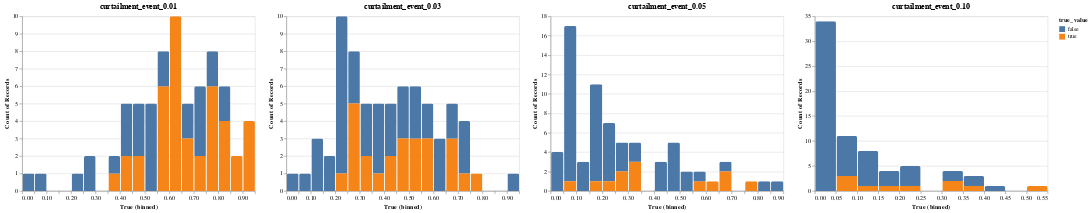

The code cell stored with this chart in its notebook:
### Code cell
charts = []
for col, p in predictions.items():
    c = alt.Chart(
        p, title=f"{col}",
    ).mark_bar(
        cornerRadiusTopLeft=3,
        cornerRadiusTopRight=3
    ).encode(
        alt.X("True", bin=alt.Bin(step=.05)),
        alt.Y("count(True)"),
        alt.Color("true_value"),
    )
    charts.append(c)
alt.hconcat(*charts)

### Figure 1 — Vega-Lite specification as saved in the notebook (floating-point values rounded to 4 significant figures)
{"config": {"view": {"continuousWidth": 400, "continuousHeight": 300}}, "hconcat": [{"data": {"name": "data-227065858402a653978b6e32eceb30ef"}, "mark": {"type": "bar", "cornerRadiusTopLeft": 3, "cornerRadiusTopRight": 3}, "encoding": {"color": {"type": "nominal", "field": "true_value"}, "x": {"type": "quantitative", "bin": {"step": 0.05}, "field": "True"}, "y": {"type": "quantitative", "aggregate": "count", "field": "True"}}, "title": "curtailment_event_0.01"}, {"data": {"name": "data-d655e7bd390f77cfbf6527a0874ab966"}, "mark": {"type": "bar", "cornerRadiusTopLeft": 3, "cornerRadiusTopRight": 3}, "encoding": {"color": {"type": "nominal", "field": "true_value"}, "x": {"type": "quantitative", "bin": {"step": 0.05}, "field": "True"}, "y": {"type": "quantitative", "aggregate": "count", "field": "True"}}, "title": "curtailment_event_0.03"}, {"data": {"name": "data-adc97b50cb4ac9af831f6ad2fcadb6d8"}, "mark": {"type": "bar", "cornerRadiusTopLeft": 3, "cornerRadiusTopRight": 3}, "encoding": {"color": {"type": "nominal", "field": "true_value"}, "x": {"type": "quantitative", "bin": {"step": 0.05}, "field": "True"}, "y": {"type": "quantitative", "aggregate": "count", "field": "True"}}, "title": "curtailment_event_0.05"}, {"data": {"name": "data-f862c9aa79772b0a0e23b85f383d4dec"}, "mark": {"type": "bar", "cornerRadiusTopLeft": 3, "cornerRadiusTopRight": 3}, "encoding": {"color": {"type": "nominal", "field": "true_value"}, "x": {"type": "quantitative", "bin": {"step": 0.05}, "field": "True"}, "y": {"type": "quantitative", "aggregate": "count", "field": "True"}}, "title": "curtailment_event_0.10"}], "$schema": "https://vega.github.io/schema/vega-lite/v4.8.1.json", "datasets": {"data-227065858402a653978b6e32eceb30ef": [{"False": 0.3503, "True": 0.6497, "true_value": true}, {"False": 0.5006, "True": 0.4994, "true_value": true}, {"False": 0.3731, "True": 0.6269, "true_value": true}, {"False": 0.9608, "True": 0.03919, "true_value": false}, {"False": 0.3352, "True": 0.6648, "true_value": false}, {"False": 0.2017, "True": 0.7983, "true_value": true}, {"False": 0.4981, "True": 0.5019, "true_value": false}, {"False": 0.4239, "True": 0.5761, "true_value": true}, {"False": 0.3888, "True": 0.6112, "true_value": true}, {"False": 0.5468, "True": 0.4532, "true_value": false}, {"False": 0.3208, "True": 0.6792, "true_value": true}, {"False": 0.647, "True": 0.353, "true_value": true}, {"False": 0.3503, "True": 0.6497, "true_value": true}, {"False": 0.1375, "True": 0.8625, "true_value": true}, {"False": 0.7119, "True": 0.2881, "true_value": false}, {"False": 0.2992, "True": 0.7008, "true_value": false}, {"False": 0.4086, "True": 0.5914, "true_value": false}, {"False": 0.05806, "True": 0.9419, "true_value": true}, {"False": 0.2429, "True": 0.7571, "true_value": true}, {"False": 0.3877, "True": 0.6123, "true_value": true}, {"False": 0.6436, "True": 0.3564, "true_value": false}, {"False": 0.3076, "True": 0.6924, "true_value": false}, {"False": 0.2923, "True": 0.7077, "true_value": true}, {"False": 0.5955, "True": 0.4045, "true_value": false}, {"False": 0.2522, "True": 0.7478, "true_value": true}, {"False": 0.4307, "True": 0.5693, "true_value": true}, {"False": 0.4485, "True": 0.5515, "true_value": true}, {"False": 0.3527, "True": 0.6473, "true_value": true}, {"False": 0.5447, "True": 0.4553, "true_value": false}, {"False": 0.1696, "True": 0.8304, "true_value": true}, {"False": 0.2259, "True": 0.7741, "true_value": true}, {"False": 0.1631, "True": 0.8369, "true_value": false}, {"False": 0.1601, "True": 0.8399, "true_value": true}, {"False": 0.3784, "True": 0.6216, "true_value": true}, {"False": 0.3923, "True": 0.6077, "true_value": true}, {"False": 0.5653, "True": 0.4347, "true_value": true}, {"False": 0.08962, "True": 0.9104, "true_value": true}, {"False": 0.4073, "True": 0.5927, "true_value": true}, {"False": 0.4023, "True": 0.5977, "true_value": true}, {"False": 0.07853, "True": 0.9215, "true_value": true}, {"False": 0.2066, "True": 0.7934, "true_value": true}, {"False": 0.1938, "True": 0.8062, "true_value": false}, {"False": 0.4835, "True": 0.5165, "true_value": false}, {"False": 0.5904, "True": 0.4096, "true_value": true}, {"False": 0.7007, "True": 0.2993, "true_value": false}, {"False": 0.3036, "True": 0.6964, "true_value": true}, {"False": 0.2961, "True": 0.7039, "true_value": false}, {"False": 0.7928, "True": 0.2072, "true_value": false}, {"False": 0.1839, "True": 0.8161, "true_value": true}, {"False": 0.1707, "True": 0.8293, "true_value": true}, {"False": 0.4465, "True": 0.5535, "true_value": false}, {"False": 0.4811, "True": 0.5189, "true_value": false}, {"False": 0.4946, "True": 0.5054, "true_value": false}, {"False": 0.3019, "True": 0.6981, "true_value": true}, {"False": 0.4753, "True": 0.5247, "true_value": false}, {"False": 0.2409, "True": 0.7591, "true_value": false}, {"False": 0.2301, "True": 0.7699, "true_value": false}, {"False": 0.1064, "True": 0.8936, "true_value": true}, {"False": 0.2226, "True": 0.7774, "true_value": true}, {"False": 0.5465, "True": 0.4535, "true_value": true}, {"False": 0.4068, "True": 0.5932, "true_value": true}, {"False": 0.2521, "True": 0.7479, "true_value": false}, {"False": 0.3885, "True": 0.6115, "true_value": true}, {"False": 0.5377, "True": 0.4623, "true_value": false}, {"False": 0.2871, "True": 0.7129, "true_value": false}, {"False": 0.9486, "True": 0.05136, "true_value": false}, {"False": 0.3757, "True": 0.6243, "true_value": true}, {"False": 0.2184, "True": 0.7816, "true_value": true}, {"False": 0.09629, "True": 0.9037, "true_value": true}, {"False": 0.5598, "True": 0.4402, "true_value": false}, {"False": 0.5594, "True": 0.4406, "true_value": false}], "data-d655e7bd390f77cfbf6527a0874ab966": [{"False": 0.6754, "True": 0.3246, "true_value": false}, {"False": 0.7212, "True": 0.2788, "true_value": false}, {"False": 0.5731, "True": 0.4269, "true_value": true}, {"False": 0.2944, "True": 0.7056, "true_value": false}, {"False": 0.6597, "True": 0.3403, "true_value": false}, {"False": 0.7817, "True": 0.2183, "true_value": false}, {"False": 0.7674, "True": 0.2326, "true_value": false}, {"False": 0.7573, "True": 0.2427, "true_value": false}, {"False": 0.6635, "True": 0.3365, "true_value": false}, {"False": 0.3254, "True": 0.6746, "true_value": true}, {"False": 0.7498, "True": 0.2502, "true_value": true}, {"False": 0.3441, "True": 0.6559, "true_value": false}, {"False": 0.4883, "True": 0.5117, "true_value": true}, {"False": 0.5296, "True": 0.4704, "true_value": false}, {"False": 0.9136, "True": 0.08639, "true_value": false}, {"False": 0.8724, "True": 0.1276, "true_value": false}, {"False": 0.7376, "True": 0.2624, "true_value": false}, {"False": 0.3297, "True": 0.6703, "true_value": false}, {"False": 0.5826, "True": 0.4174, "true_value": false}, {"False": 0.6121, "True": 0.3879, "true_value": false}, {"False": 0.398, "True": 0.602, "true_value": false}, {"False": 0.7626, "True": 0.2374, "true_value": false}, {"False": 0.5626, "True": 0.4374, "true_value": false}, {"False": 0.5478, "True": 0.4522, "true_value": true}, {"False": 0.637, "True": 0.363, "true_value": false}, {"False": 0.8651, "True": 0.1349, "true_value": false}, {"False": 0.6328, "True": 0.3672, "true_value": false}, {"False": 0.7848, "True": 0.2152, "true_value": false}, {"False": 0.7709, "True": 0.2291, "true_value": false}, {"False": 0.7045, "True": 0.2955, "true_value": true}, {"False": 0.3067, "True": 0.6933, "true_value": true}, {"False": 0.4286, "True": 0.5714, "true_value": false}, {"False": 0.5454, "True": 0.4546, "true_value": true}, {"False": 0.3599, "True": 0.6401, "true_value": false}, {"False": 0.4212, "True": 0.5788, "true_value": false}, {"False": 0.829, "True": 0.171, "true_value": false}, {"False": 0.7873, "True": 0.2127, "true_value": false}, {"False": 0.2011, "True": 0.7989, "true_value": true}, {"False": 0.5836, "True": 0.4164, "true_value": true}, {"False": 0.9931, "True": 0.006947, "true_value": false}, {"False": 0.0965, "True": 0.9035, "true_value": false}, {"False": 0.8371, "True": 0.1629, "true_value": false}, {"False": 0.2593, "True": 0.7407, "true_value": false}, {"False": 0.4529, "True": 0.5471, "true_value": true}, {"False": 0.6012, "True": 0.3988, "true_value": false}, {"False": 0.8572, "True": 0.1428, "true_value": false}, {"False": 0.498, "True": 0.502, "true_value": false}, {"False": 0.7737, "True": 0.2263, "true_value": true}, {"False": 0.5343, "True": 0.4657, "true_value": false}, {"False": 0.4318, "True": 0.5682, "true_value": true}, {"False": 0.4263, "True": 0.5737, "true_value": true}, {"False": 0.5943, "True": 0.4057, "true_value": false}, {"False": 0.4921, "True": 0.5079, "true_value": false}, {"False": 0.7134, "True": 0.2866, "true_value": false}, {"False": 0.6028, "True": 0.3972, "true_value": true}, {"False": 0.2543, "True": 0.7457, "true_value": true}, {"False": 0.4625, "True": 0.5375, "true_value": true}, {"False": 0.7155, "True": 0.2845, "true_value": true}, {"False": 0.7544, "True": 0.2456, "true_value": false}, {"False": 0.392, "True": 0.608, "true_value": false}, {"False": 0.3249, "True": 0.6751, "true_value": true}, {"False": 0.7389, "True": 0.2611, "true_value": true}, {"False": 0.4426, "True": 0.5574, "true_value": true}, {"False": 0.6569, "True": 0.3431, "true_value": true}, {"False": 0.2953, "True": 0.7047, "true_value": false}, {"False": 0.6681, "True": 0.3319, "true_value": true}, {"False": 0.7728, "True": 0.2272, "true_value": false}, {"False": 0.4763, "True": 0.5237, "true_value": false}, {"False": 0.5335, "True": 0.4665, "true_value": false}, {"False": 0.7383, "True": 0.2617, "true_value": true}, {"False": 0.5441, "True": 0.4559, "true_value": true}], "data-adc97b50cb4ac9af831f6ad2fcadb6d8": [{"False": 0.4015, "True": 0.5985, "true_value": true}, {"False": 0.8988, "True": 0.1012, "true_value": false}, {"False": 0.5312, "True": 0.4688, "true_value": false}, {"False": 0.9487, "True": 0.05134, "true_value": false}, {"False": 0.5352, "True": 0.4648, "true_value": false}, {"False": 0.5165, "True": 0.4835, "true_value": false}, {"False": 0.838, "True": 0.162, "true_value": false}, {"False": 0.4698, "True": 0.5302, "true_value": false}, {"False": 0.9349, "True": 0.06506, "true_value": false}, {"False": 0.9378, "True": 0.06217, "true_value": false}, {"False": 0.8123, "True": 0.1877, "true_value": false}, {"False": 0.8437, "True": 0.1563, "true_value": false}, {"False": 0.8268, "True": 0.1732, "true_value": false}, {"False": 0.7864, "True": 0.2136, "true_value": false}, {"False": 0.7079, "True": 0.2921, "true_value": false}, {"False": 0.2375, "True": 0.7625, "true_value": true}, {"False": 0.7491, "True": 0.2509, "true_value": true}, {"False": 0.9187, "True": 0.0813, "true_value": false}, {"False": 0.9253, "True": 0.07467, "true_value": false}, {"False": 0.5501, "True": 0.4499, "true_value": false}, {"False": 0.9351, "True": 0.0649, "true_value": false}, {"False": 0.4786, "True": 0.5214, "true_value": false}, {"False": 0.843, "True": 0.157, "true_value": false}, {"False": 0.9486, "True": 0.05137, "true_value": false}, {"False": 0.9267, "True": 0.07326, "true_value": false}, {"False": 0.8472, "True": 0.1528, "true_value": false}, {"False": 0.4428, "True": 0.5572, "true_value": false}, {"False": 0.3913, "True": 0.6087, "true_value": true}, {"False": 0.5476, "True": 0.4524, "true_value": false}, {"False": 0.7602, "True": 0.2398, "true_value": true}, {"False": 0.792, "True": 0.208, "true_value": false}, {"False": 0.9565, "True": 0.0435, "true_value": false}, {"False": 0.6736, "True": 0.3264, "true_value": true}, {"False": 0.8712, "True": 0.1288, "true_value": false}, {"False": 0.9115, "True": 0.08854, "true_value": false}, {"False": 0.7936, "True": 0.2064, "true_value": false}, {"False": 0.9232, "True": 0.07681, "true_value": false}, {"False": 0.779, "True": 0.221, "true_value": false}, {"False": 0.5803, "True": 0.4197, "true_value": false}, {"False": 0.6907, "True": 0.3093, "true_value": false}, {"False": 0.92, "True": 0.08003, "true_value": true}, {"False": 0.8925, "True": 0.1075, "true_value": false}, {"False": 0.8416, "True": 0.1584, "true_value": false}, {"False": 0.7394, "True": 0.2606, "true_value": false}, {"False": 0.7003, "True": 0.2997, "true_value": false}, {"False": 0.8265, "True": 0.1735, "true_value": false}, {"False": 0.6772, "True": 0.3228, "true_value": true}, {"False": 0.9146, "True": 0.08537, "true_value": false}, {"False": 0.3365, "True": 0.6635, "true_value": false}, {"False": 0.9588, "True": 0.04116, "true_value": false}, {"False": 0.7816, "True": 0.2184, "true_value": false}, {"False": 0.9227, "True": 0.07726, "true_value": false}, {"False": 0.7947, "True": 0.2053, "true_value": false}, {"False": 0.9978, "True": 0.0022, "true_value": false}, {"False": 0.9117, "True": 0.08827, "true_value": false}, {"False": 0.6572, "True": 0.3428, "true_value": true}, {"False": 0.1282, "True": 0.8718, "true_value": false}, {"False": 0.8158, "True": 0.1842, "true_value": false}, {"False": 0.7368, "True": 0.2632, "true_value": true}, {"False": 0.9226, "True": 0.07738, "true_value": false}, {"False": 0.8179, "True": 0.1821, "true_value": true}, {"False": 0.9239, "True": 0.07613, "true_value": false}, {"False": 0.6772, "True": 0.3228, "true_value": false}, {"False": 0.9475, "True": 0.05246, "true_value": false}, {"False": 0.9636, "True": 0.03642, "true_value": false}, {"False": 0.5552, "True": 0.4448, "true_value": false}, {"False": 0.3265, "True": 0.6735, "true_value": true}, {"False": 0.5424, "True": 0.4576, "true_value": false}, {"False": 0.3085, "True": 0.6915, "true_value": true}, {"False": 0.8284, "True": 0.1716, "true_value": false}, {"False": 0.1897, "True": 0.8103, "true_value": false}], "data-f862c9aa79772b0a0e23b85f383d4dec": [{"False": 0.9389, "True": 0.06109, "true_value": true}, {"False": 0.8078, "True": 0.1922, "true_value": false}, {"False": 0.9649, "True": 0.03514, "true_value": false}, {"False": 0.9935, "True": 0.00648, "true_value": false}, {"False": 0.9686, "True": 0.03144, "true_value": false}, {"False": 0.7516, "True": 0.2484, "true_value": false}, {"False": 0.8562, "True": 0.1438, "true_value": false}, {"False": 0.9612, "True": 0.03876, "true_value": false}, {"False": 0.8947, "True": 0.1053, "true_value": false}, {"False": 0.9694, "True": 0.03059, "true_value": false}, {"False": 0.8235, "True": 0.1765, "true_value": false}, {"False": 0.9624, "True": 0.03756, "true_value": false}, {"False": 0.7807, "True": 0.2193, "true_value": true}, {"False": 0.7975, "True": 0.2025, "true_value": false}, {"False": 0.9425, "True": 0.05746, "true_value": false}, {"False": 0.9742, "True": 0.0258, "true_value": false}, {"False": 0.9577, "True": 0.0423, "true_value": false}, {"False": 0.9427, "True": 0.05729, "true_value": true}, {"False": 0.6169, "True": 0.3831, "true_value": true}, {"False": 0.9583, "True": 0.04171, "true_value": false}, {"False": 0.9708, "True": 0.02924, "true_value": false}, {"False": 0.6094, "True": 0.3906, "true_value": false}, {"False": 0.8632, "True": 0.1368, "true_value": true}, {"False": 0.8134, "True": 0.1866, "true_value": false}, {"False": 0.8945, "True": 0.1055, "true_value": false}, {"False": 0.9758, "True": 0.02416, "true_value": false}, {"False": 0.9878, "True": 0.01222, "true_value": false}, {"False": 0.9486, "True": 0.05144, "true_value": false}, {"False": 0.9745, "True": 0.02554, "true_value": false}, {"False": 0.9122, "True": 0.08778, "true_value": true}, {"False": 0.5768, "True": 0.4232, "true_value": false}, {"False": 0.9554, "True": 0.0446, "true_value": false}, {"False": 0.7598, "True": 0.2402, "true_value": false}, {"False": 0.8969, "True": 0.1031, "true_value": false}, {"False": 0.9852, "True": 0.01476, "true_value": false}, {"False": 0.9963, "True": 0.003698, "true_value": false}, {"False": 0.6996, "True": 0.3004, "true_value": true}, {"False": 0.9918, "True": 0.008189, "true_value": false}, {"False": 0.9541, "True": 0.04587, "true_value": false}, {"False": 0.6802, "True": 0.3198, "true_value": false}, {"False": 0.9551, "True": 0.04493, "true_value": false}, {"False": 0.4838, "True": 0.5162, "true_value": true}, {"False": 0.9742, "True": 0.02578, "true_value": false}, {"False": 0.9828, "True": 0.01717, "true_value": false}, {"False": 0.9673, "True": 0.03267, "true_value": false}, {"False": 0.9179, "True": 0.08206, "true_value": false}, {"False": 0.9932, "True": 0.006809, "true_value": false}, {"False": 0.9929, "True": 0.007137, "true_value": false}, {"False": 0.6755, "True": 0.3245, "true_value": false}, {"False": 0.8849, "True": 0.1151, "true_value": false}, {"False": 0.8056, "True": 0.1944, "true_value": true}, {"False": 0.6296, "True": 0.3704, "true_value": false}, {"False": 0.9453, "True": 0.05472, "true_value": false}, {"False": 0.9941, "True": 0.005903, "true_value": false}, {"False": 0.7868, "True": 0.2132, "true_value": false}, {"False": 0.9902, "True": 0.009787, "true_value": false}, {"False": 0.988, "True": 0.01204, "true_value": false}, {"False": 0.9563, "True": 0.04369, "true_value": false}, {"False": 0.8937, "True": 0.1063, "true_value": false}, {"False": 0.9281, "True": 0.07189, "true_value": false}, {"False": 0.9653, "True": 0.03467, "true_value": false}, {"False": 0.914, "True": 0.08599, "true_value": false}, {"False": 0.8991, "True": 0.1009, "true_value": false}, {"False": 0.9552, "True": 0.04481, "true_value": false}, {"False": 0.9149, "True": 0.08507, "true_value": false}, {"False": 0.9603, "True": 0.03975, "true_value": false}, {"False": 0.9748, "True": 0.02516, "true_value": false}, {"False": 0.9104, "True": 0.0896, "true_value": false}, {"False": 0.9572, "True": 0.04281, "true_value": false}, {"False": 0.6952, "True": 0.3048, "true_value": true}, {"False": 0.9837, "True": 0.01635, "true_value": false}]}}
